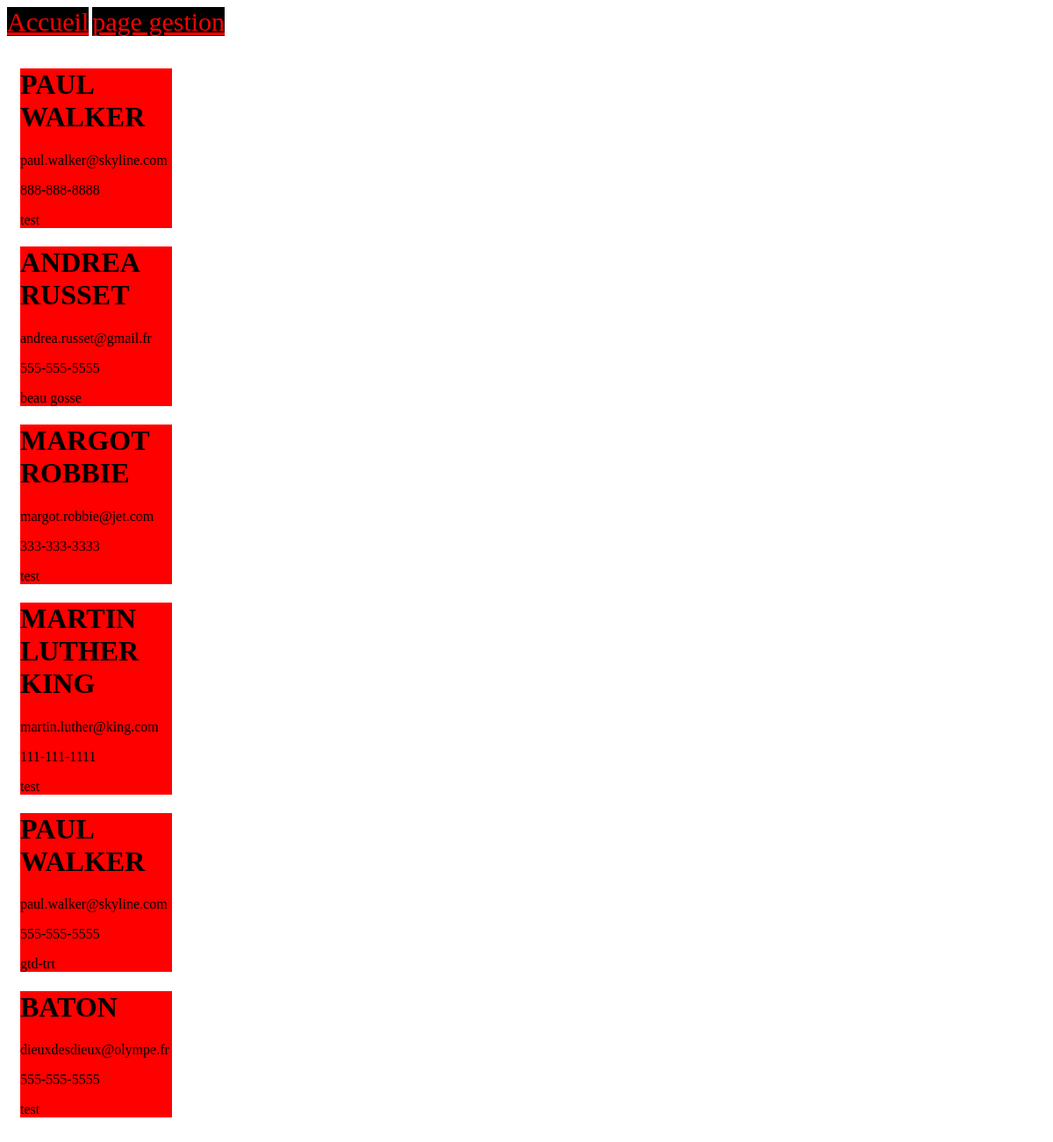
Page /administration/contacts-liste.php on the committed database.
### tables this page shows
CREATE TABLE `contact` (
  `id` int NOT NULL,
  `nom_prenom` varchar(100) NOT NULL,
  `email` varchar(100) NOT NULL,
  `telephone` varchar(100) NOT NULL,
  `message` text NOT NULL
);

### administration/contacts-liste.php (the view, shortened to what this page needs)
<?php
$serveur = "localhost";
$utilisateur = "root";
$mot_de_passe = "";
$base_de_donnees = "prepa-lea-2024-portfolio-dylan-baton";
$connexion = mysqli_connect($serveur, $utilisateur,
$mot_de_passe, $base_de_donnees);
$sql = "SELECT * FROM contact";
$resultat = mysqli_query($connexion, $sql);
?>
<!DOCTYPE html>
<html lang="fr">
<head>
    <link rel="stylesheet" href="../css/contacts-liste.css">
</head>
<body>
<a class="boutonretouaccueil" href="../index.html">Accueil</a>
<a class="boutonretouaccueil" href="../page-admin.html">page gestion</a>
    <div class="container">
        <?php
            foreach ($resultat as $contact) {
                echo '
                <div class="container-infos">
                    <div class="nom">
                        <h1>'. $contact['nom_prenom'] .'</h1>
                    </div>
                    <div class="">
                        <p>'. $contact['email'] .'</p>
                    </div>
                    <div class="">
                        <p>'. $contact['telephone'] .'</p>
                    </div>
                    <div class="">
                        <p>'. $contact['message'] .'</p>
                    </div>
                </div>
                ';
            }
        ?>
    </div>
</body>
</html>

### css/contacts-liste.css (style rules this page uses)
.container { padding: 15px; }
.container-infos { width: 15%; background-color: red; }
.nom { text-transform: uppercase; }
.boutonretouaccueil { font-size: 30px; background-color: black; color: red; }

### rows in the picture
contact: nom_prenom "PAUL WALKER", email "paul.walker@skyline.com", telephone "888-888-8888", message "test"
contact: nom_prenom "ANDREA RUSSET", email "andrea.russet@gmail.fr", telephone "555-555-5555", message "beau gosse"
contact: nom_prenom "MARGOT ROBBIE", email "margot.robbie@jet.com", telephone "333-333-3333", message "test"
contact: nom_prenom "MARTIN LUTHER KING", email "martin.luther@king.com", telephone "111-111-1111", message "test"
contact: nom_prenom "PAUL WALKER", email "paul.walker@skyline.com", telephone "555-555-5555", message "gtd-trt"
contact: nom_prenom "BATON", email "dieuxdesdieux@olympe.fr", telephone "555-555-5555", message "test"
